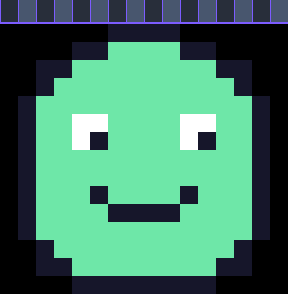
#> input picture frontend/src/assets/how/wobble-clean.png, 288 x 294 px
$ python -i classify.py   (imports and definitions only)   (older library calls are emulated)
#> lines starting #> are read from the running program, lines starting #| are printed output that depends on the picture
#> further down, picture is the input picture: shape (294, 288, 3); mean B, G, R 101.4, 123.7, 66.9
"""픽셀 아트 여부 판별 (원본 `PixelZoom.py`의 detect_aliased_edges 대응).

MVP API에서는 호출하지 않는다. 일반 이미지 경로를 의도적으로 유예했기
때문이다(ADR-005). 그 경로를 되살릴 때 바로 쓰도록 코어에 함께 둔다.
"""

from __future__ import annotations

import cv2
import numpy as np

# 원본 기준: 엣지로 잡힌 픽셀 중 계단 현상이 아닌 비율이 절반 미만이면 픽셀 아트.
NOISE_THRESHOLD = 0.5


def aliased_ratio(image: np.ndarray) -> float | None:
    """엣지 픽셀 대비 '계단 현상이 아닌' 픽셀의 비율(노이즈 레벨)."""
    gray = cv2.cvtColor(image, cv2.COLOR_BGR2GRAY) if image.ndim == 3 else image
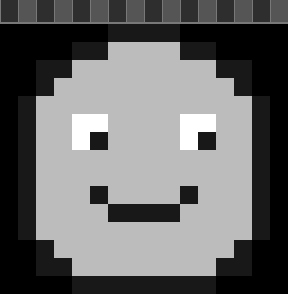
#> gray: shape (294, 288); min 0, max 255, mean 104.3

    grad_x = cv2.Sobel(gray, cv2.CV_64F, 1, 0, ksize=3)
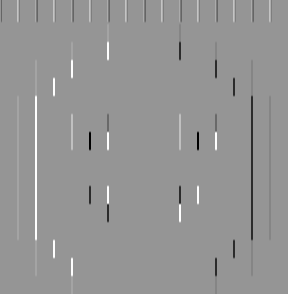
#> grad_x: shape (294, 288) float64; min -924, max 656, mean 0; drawn with min black and max white
    grad_y = cv2.Sobel(gray, cv2.CV_64F, 0, 1, ksize=3)
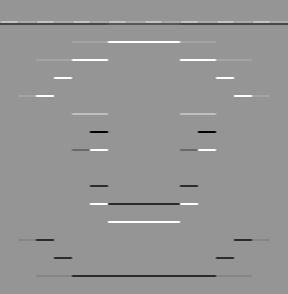
#> grad_y: shape (294, 288) float64; min -924, max 656, mean -1.5; drawn with min black and max white
    magnitude = np.sqrt(grad_x**2 + grad_y**2)
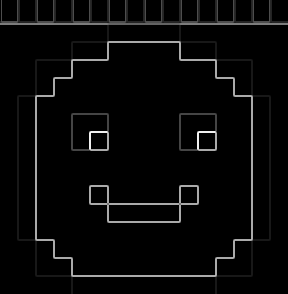
#> magnitude: shape (294, 288) float64; min 0, max 980, mean 31.2; drawn with min black and max white
    angle = np.arctan2(grad_y, grad_x) * 180 / np.pi
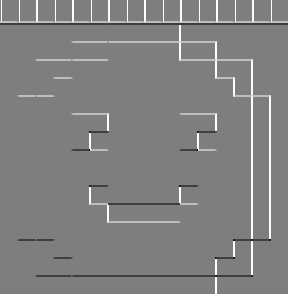
#> angle: shape (294, 288) float64; min -176.9, max 180, mean 3.8; drawn with min black and max white

    aliased = (magnitude > 100) & ((angle % 45) < 10)
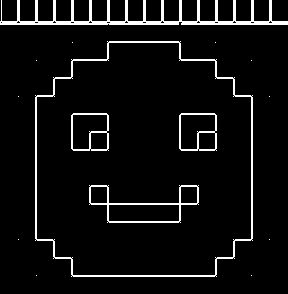
#> aliased: shape (294, 288) bool; 6% white in thin lines or dots
    total_edges = int(np.sum(magnitude > 100))
#> total_edges = 5274
    if total_edges == 0:
        return None
    return (total_edges - int(np.sum(aliased))) / total_edges


def is_pixel_art(image: np.ndarray) -> bool:
    noise = aliased_ratio(image)
    return noise is not None and noise < NOISE_THRESHOLD

>>> import cv2
>>> picture = cv2.imread('../../frontend/src/assets/how/wobble-clean.png')
>>> result = aliased_ratio(picture)
#> result = 0.0294
